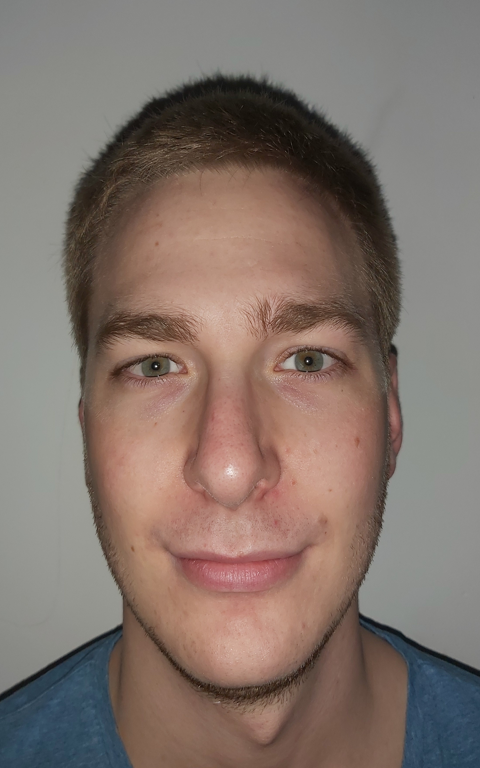
%> input picture Laboratoria/zdj_3.bmp, 480 x 768 px
$ octave Wykrywanie_cech.m   (GNU Octave 9; MATLAB toolbox functions it lacks are replaced by stand-ins)
%> lines starting %> are read from the running program, lines starting %| are printed output that depends on the picture; in (x1, y1, x2, y2) boxes, pixels count from 0 and x2, y2 are one past the last pixel; in counts of white or black regions, pixels touching at a corner belong together; the program's own positions count from 1
%% Wczytanie zdjêcia w rozmiarze 768x480
clc; clear all; close all;
zdj = 'zdj_3.bmp'
i = imread(zdj);
%> i is the input picture: size 768x480x3 uint8; mean R, G, B 130.1, 114.8, 107
info = imfinfo(zdj)
figure(1);
imagesc(i); title('Obraz orginalny');
% Zmierzone wartoœci
L_oczu = 62;        % [mm] odleg³oœæ Ÿrenic
L_nosa = 44;        % [mm] œrodek oczu - œrodek chrz¹stki nosa
L_ust = 46;         % [mm] d³ugoœæ ust bez k¹cików
L_policzki = 130;   % [mm] odleg³oœæ policzków
W_ust = 18;         % [mm] wysokoœæ ust
% Podzia³ na nnn+1 regionow
nnn = 6;
reg_ver = [1, size(i,1)*(1:1:nnn)/(nnn)];
%> reg_ver = [1 128 256 384 512 640 768]
reg_hor = [1, size(i,2)*(1:1:nnn)/(nnn)];
%> reg_hor = [1 80 160 240 320 400 480]

%% Wykrywanie ust
% Wykrycie ust z pomoc¹ ró¿nicy kana³ów R-G
i_m = i(:,:,1)-i(:,:,2);
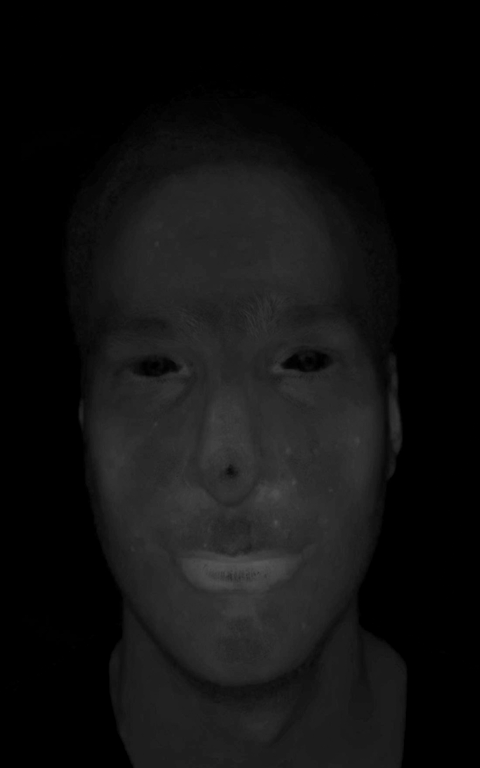
%> i_m: size 768x480 uint8; min 0, max 87, mean 17
% histogram, pobranie liczby pixeli i odpowidajacym im kolorow
[cn, bn] = imhist(i_m);
%> cn = 256 values, max 171130 at index 1, min 0 at index 89, mean 1440; bn = 256 values from 0 to 255
% okreslenie maksimum histogramu
[max, idx] = max(cn(2:end));
%> max = 9580; idx = 38
% poziom jasnoœci o najwiekszej liczbie pixelow
bn(idx);
% Odjêcie do obrazu R-G wartoœci maksymalnego poziomu
i_m2 = imadd(i_m, -bn(idx));
% dostosowanie histogramu
i_m2 = imadjust(i_m2);

% Obraz po odjêciu R-G
figure(10); sgtitle('R-G');
subplot(121)
imhist(i_m)
subplot(122)
imshow(i_m)

% Po odjêciu od R-G wartoœci maksymalnego poziomu i poprawie histogramu
figure(11); sgtitle('R-G - max(hist)');
subplot(121)
imhist(i_m2)
subplot(122)
imshow(i_m2)

% binaryzacja z progiem 244 (najaœniejsze pixele to usta)
i_usta = imbinarize(i_m2, 244/255);
%> i_usta: size 768x480 logical; 1% white; 40 white regions (33 under 20 px), largest, box (x1, y1, x2, y2) and area: (183, 551, 294, 592) 2953, (255, 482, 289, 505) 509, (210, 434, 223, 454) 144
% Obszar poza dolnym regionem = 0
i_usta([reg_ver(1):reg_ver(length(reg_ver)-2)],:) = 0;
%> i_usta: size 768x480 logical; 0.81% white; 13 white regions (11 under 20 px), largest, box (x1, y1, x2, y2) and area: (183, 551, 294, 592) 2953, (274, 520, 279, 527) 25
i_usta = bwmorph(i_usta, 'clean');  % Wyczyszczenie pojedyñczych pixeli
i_usta = bwmorph(i_usta, 'fill');   % Wype³nienie dziur
%> i_usta: size 768x480 logical; 0.81% white; 9 white regions (7 under 20 px), largest, box (x1, y1, x2, y2) and area: (183, 551, 294, 592) 2960, (274, 520, 279, 527) 25
figure(12)
for o=1:4
    % Zamkniêcie z rosn¹cym elementem strukturalnym
    i_usta = imclose(i_usta, strel('disk', o));
    imshowpair(i, i_usta, 'montage');
end
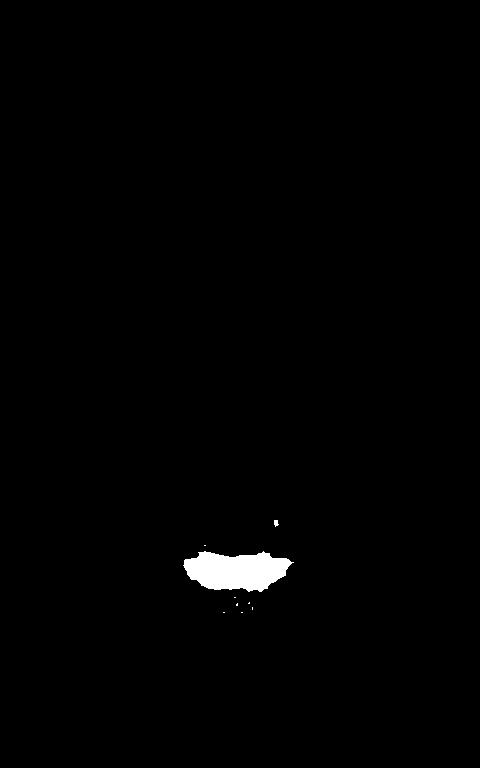
%> i_usta: size 768x480 logical; 0.87% white; 9 white regions (7 under 20 px), largest, box (x1, y1, x2, y2) and area: (183, 551, 294, 592) 3162, (274, 520, 279, 527) 25
% po zamknieciu
imshowpair(i, i_usta, 'montage'); title('Usta po zamknieciu')

i_usta = imopen(i_usta, strel('disk', 2));  % Otwarcie
%> i_usta: size 768x480 logical; 0.85% white; 1 white region
% po zamknieciu
figure(13)
imshowpair(i, i_usta, 'montage'); title('Koñcowy region ust');
% Pobranie w³aœciwoœci regionu
usta_prop = regionprops(i_usta, 'all')
%> usta_prop = 1 region; box (x1, y1, x2, y2), Area, Centroid, MajorAxisLength, MinorAxisLength and Eccentricity: (183, 551, 292, 592) 3144 [237 571.5] 108.4 38.36 0.935

%% Wyszukanie oczu
i_oczyrgb = i;
i_oczygray = rgb2gray(i_oczyrgb);   % Skala szaroœci
i_oczybw = imbinarize(i_oczygray, 33/255);  % Binaryzacja (czarne Ÿrenice)
%> i_oczybw: size 768x480 logical; 96.7% white; 168 black regions (153 under 20 px), largest, box (x1, y1, x2, y2) and area: (117, 79, 380, 232) 10018, (359, 614, 480, 677) 564, (0, 626, 122, 701) 515
i_oczybw = imcomplement(i_oczybw);  % Odwrócenie obrazu binarnego
i_oczybw([reg_ver(1):reg_ver(3)],:,:) = 0;      % Zerowanie regionów
i_oczybw([reg_ver(4):reg_ver(end)],:,:) = 0;    % Zerowanie regionów
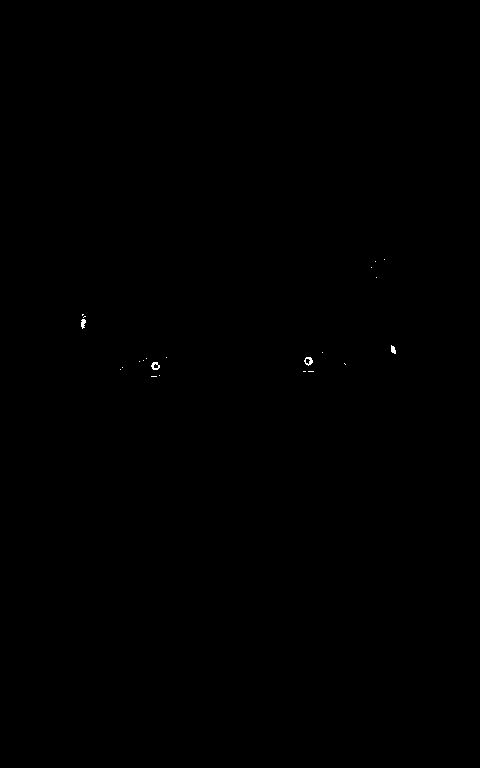
%> i_oczybw: size 768x480 logical; 0.05% white in thin lines or dots, all inside (x1, y1, x2, y2) = (81, 259, 396, 377)
% Obrazy rgb, skala szaroœci i po binaryzacji
figure(20); subplot(131); sgtitle('Szukanie Ÿrenic binaryzacj¹');
imshow(i_oczyrgb)
subplot(132); imshow(i_oczygray);
subplot(133); imshow(i_oczybw);

% Operacje morfologiczne - czyszczenie pojedyñczych pixeli, wype³nianie
% otwtorów (odbicie œwita³a aparatu w Ÿrenicach)
i_oczybw = bwmorph(i_oczybw, 'clean');
%> i_oczybw: size 768x480 logical; 0.05% white in thin lines or dots, all inside (x1, y1, x2, y2) = (81, 314, 396, 377)
i_oczybw = bwmorph(i_oczybw, 'fill', 8);
i_oczybw = imfill(i_oczybw, 'holes');
%> i_oczybw: size 768x480 logical; 0.06% white; 10 white regions (6 under 20 px), largest, box (x1, y1, x2, y2) and area: (304, 357, 313, 366) 58, (151, 362, 160, 370) 55, (81, 319, 86, 329) 35, (391, 345, 396, 354) 32
% Otwarcie w celu pozybycia elemetów nie bed¹cych okrêgami
i_oczybw = imopen(i_oczybw, strel('disk', 3));
%> i_oczybw: size 768x480 logical; 0.03% white; 2 white regions
figure(21)
title('ZnaleŸione regiony Ÿrenic')
imshow(i_oczybw);
% Wyznaczenie w³aœciwoœci regionów
oczy_prop = regionprops(i_oczybw, 'all')
%> oczy_prop = 2 regions; box (x1, y1, x2, y2), Area, Centroid, MajorAxisLength, MinorAxisLength and Eccentricity: (305, 357, 313, 365) 55 [309.2 361.5] 8.6 8.29 0.268, (152, 362, 159, 370) 49 [155.8 366.7] 8.73 7.28 0.552

%% Wyszukanie nosa
i_nosrgb = i;
% Zerowanie regionów poza obszarem zainteresowania
i_nosrgb([reg_ver(1):reg_ver(3)],:,:) = 0;
i_nosrgb([reg_ver(5):reg_ver(end)],:,:) = 0;
i_nosrgb(:,[reg_hor(1):reg_hor(3)],:) = 0;
i_nosrgb(:,[reg_hor(5):reg_hor(end)],:) = 0;
i_nosgray = rgb2gray(i_nosrgb);     % Skala szaroœci
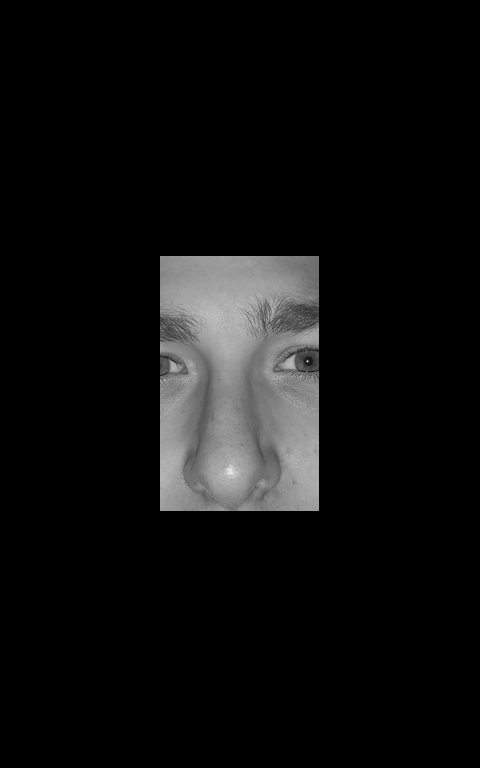
%> i_nosgray: size 768x480 uint8; min 0, max 253, mean 15.1

% Binaryzacja (wyokrzystany refleks na nosie)
i_nosbw = imbinarize(i_nosgray, 194/255);
%> i_nosbw: size 768x480 logical; 0.02% white; 5 white regions (4 under 20 px), largest, box (x1, y1, x2, y2) and area: (225, 464, 238, 478) 82

figure(30); sgtitle('Obszar wyszukiwania nosa');
subplot(131)
imshow(i_nosrgb);
subplot(132)
imshow(i_nosgray);
subplot(133)
imhist(i_nosgray)

% Operacje morfologiczne, czyszczenie i wype³nianie
i_nosbw = bwmorph(i_nosbw, 'clean');
%> i_nosbw: size 768x480 logical; 0.02% white; 1 white region, box (x1, y1, x2, y2) and area: (225, 464, 238, 478) 82
i_nosbw = bwmorph(i_nosbw, 'fill');
%> i_nosbw: size 768x480 logical; 0.02% white; 1 white region, box (x1, y1, x2, y2) and area: (225, 464, 238, 478) 84
% % Zamkniêcie i otwarcie elementem dyskowym
i_nosbw = imclose(i_nosbw, strel('disk', 3));
%> i_nosbw: size 768x480 logical; 0.03% white; 1 white region, box (x1, y1, x2, y2) and area: (225, 464, 238, 478) 97
i_nosbw = imopen(i_nosbw, strel('disk', 2));
%> i_nosbw: size 768x480 logical; 0.02% white; 1 white region
figure(32); title('Refleks œrodka chrz¹stki nosa');
imshow(i_nosbw)
% Wyznaczenie w³aœciwoœci regionu
nos_prop = regionprops(i_nosbw, 'all')
%> nos_prop = 1 region; box (x1, y1, x2, y2), Area, Centroid, MajorAxisLength, MinorAxisLength and Eccentricity: (226, 465, 237, 478) 92 [231.6 472.6] 12.57 9.59 0.647

%% Wyszukanie skrajni policzków
i_polrgb = i;
i_polgray = rgb2gray(i_polrgb);     % Skala szaroœci

figure(40); title('Skala szaroœci');
imshow(i_polgray);

figure(41); sgtitle('Binaryzacja na podstawie histogramu');
subplot(131);
imhist(i_polgray)

subplot(132);
i_polbw = imbinarize(i_polgray, 88/255);
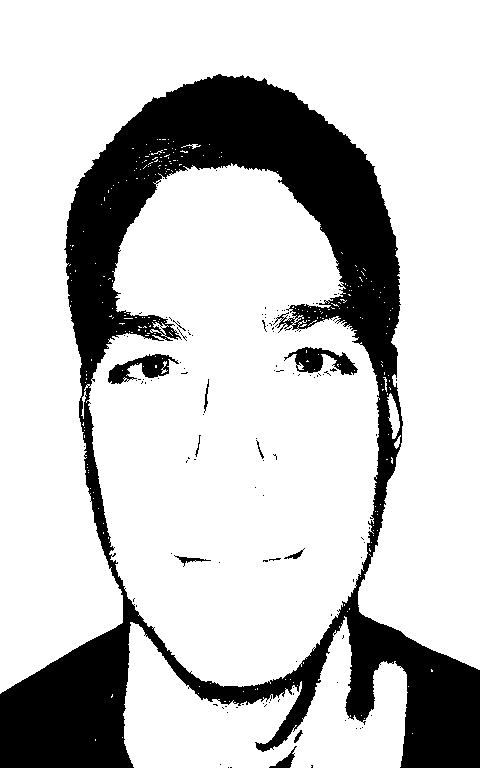
%> i_polbw: size 768x480 logical; 77.8% white; 122 black regions (112 under 20 px), largest, box (x1, y1, x2, y2) and area: (0, 74, 480, 768) 79227, (284, 347, 358, 375) 983, (108, 354, 179, 384) 960
imshow(i_polbw);

% Pe³na jasnoœæ w regionach innych ni¿ skajnych œrodkowych
i_polbw([reg_ver(1):reg_ver(4)],:,:) = 1;
i_polbw([reg_ver(5):reg_ver(end)],:,:) = 1;
%> i_polbw: size 768x480 logical; 99.1% white; 16 black regions (11 under 20 px), largest, box (x1, y1, x2, y2) and area: (373, 384, 403, 511) 1946, (79, 384, 104, 511) 1250, (204, 384, 209, 413) 58, (256, 440, 264, 459) 34, (195, 435, 201, 457) 31
i_polbw(:, [reg_hor(3):reg_hor(end-2)]) = 1;
%> i_polbw: size 768x480 logical; 99.1% white; 4 black regions (2 under 20 px), largest, box (x1, y1, x2, y2) and area: (373, 384, 403, 511) 1946, (79, 384, 104, 511) 1250
i_polbw = imcomplement(i_polbw);        % Odwrócenie obrazu binarnego

subplot(133);
imshow(i_polbw);

% Czyszczenie i wype³nianie luk
i_polbw = bwmorph(i_polbw, 'clean');
i_polbw = bwmorph(i_polbw, 'fill');
%> i_polbw: size 768x480 logical; 0.87% white; 3 white regions (1 under 20 px), largest, box (x1, y1, x2, y2) and area: (373, 384, 403, 511) 1951, (79, 384, 104, 511) 1263
% Otwarcie elementem liniowym pionowym ( liniowoœæ rys skarjni policzków) a
% nastêpnie dyskowym w celu wype³nienia i znowu elementem linowym
i_polbw = imopen(i_polbw, strel('line', 15, 90));
%> i_polbw: size 768x480 logical; 0.72% white; 4 white regions, box (x1, y1, x2, y2) and area: (375, 384, 396, 511) 1458, (84, 399, 102, 511) 988, (395, 384, 402, 443) 150, (79, 396, 82, 422) 60
i_polbw = imopen(i_polbw, strel('disk', 2));
%> i_polbw: size 768x480 logical; 0.64% white; 3 white regions (1 under 20 px), largest, box (x1, y1, x2, y2) and area: (375, 390, 396, 511) 1388, (84, 404, 102, 511) 968
i_polbw = imopen(i_polbw, strel('line', 20, 90));
%> i_polbw: size 768x480 logical; 0.61% white; 2 white regions

% Obszary policzków
figure(42)
imshowpair(i, i_polbw, 'montage'); title('Regniony skrajni policzków')
%> after `imshowpair(i, i_polbw, 'montage')`:
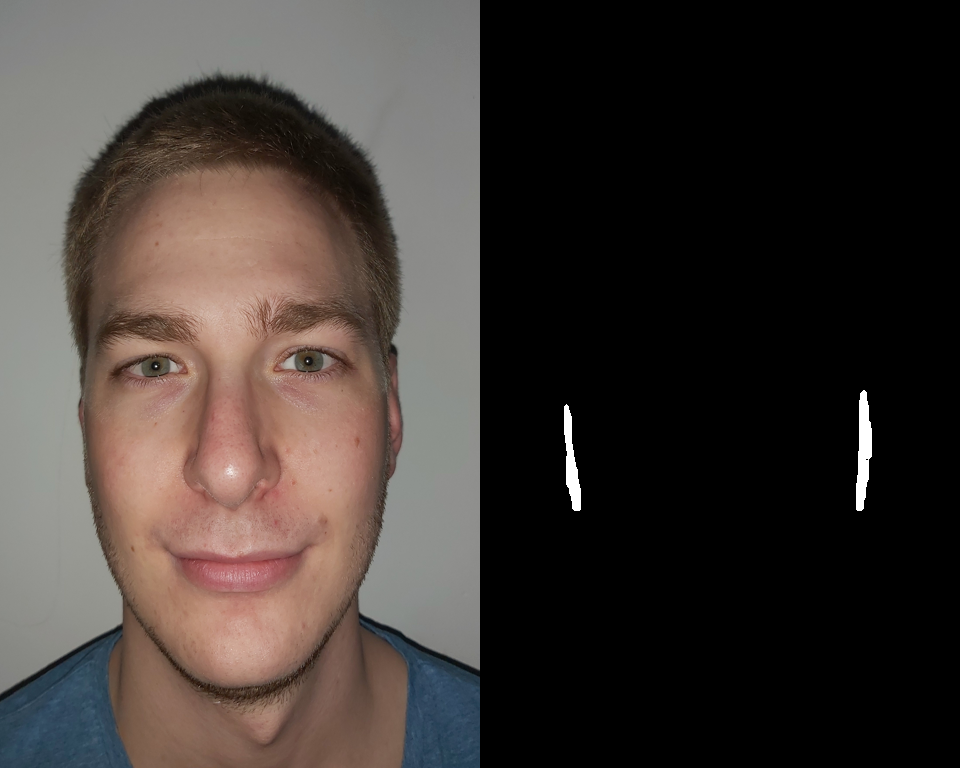
%> displayed picture: size 768x960x3, on the screen's scale of 0 to 255; mean R, G, B 65.1, 57.4, 53.5
% Wyznaczenie w³aœciwoœci
pol_prop = regionprops(i_polbw, 'all')
%> pol_prop = 2 regions; box (x1, y1, x2, y2), Area, Centroid, MajorAxisLength, MinorAxisLength and Eccentricity: (376, 390, 392, 511) 1278 [384.1 451.5] 127.2 13.87 0.994, (84, 404, 101, 511) 954 [92 463.8] 117 11.64 0.995

%% Finalne z³o¿enie wyznaczonych cech
i_f = i;

%%% Dodanie oznaczeñ oczu i obliczenie odleg³oœci %%%
oko1_bbox = oczy_prop(1).BoundingBox;   % Prostok¹t ograniczaj¹cy
%> oko1_bbox = [152.5 362.5 7 8]
% Dodanie regionu z opisem
i_f= insertObjectAnnotation(i_f, 'rectangle', oko1_bbox, 'Oko prawe');
oko2_bbox = oczy_prop(2).BoundingBox;   % Prostok¹t ograniczaj¹cy
%> oko2_bbox = [305.5 357.5 8 8]
i_f= insertObjectAnnotation(i_f, 'rectangle', oko2_bbox, 'Oko lewe');

% Wspó³rzêdne œrodków Ÿrenic x, y, indeksy: l -lewe - r - prawe
oko_r = oczy_prop(1).Centroid;  % Parametr œrodka cie¿koœci
%> oko_r = [155.8 366.7]
oko_l = oczy_prop(2).Centroid;
%> oko_l = [309.2 361.5]

% Wyznaczenie wspó³rzêdnych punktu pomiêdzy oczyma
ys = (oko_r(2)+oko_l(2))/2;
%> ys = 364.1
xs = (oko_r(1)+oko_l(1))/2;
%> xs = 232.5

% Wymiar skaluj¹cy pozosta³e wymiary z px. -> mm.
skala = L_oczu/(oko_l(1)-oko_r(1));
%> skala = 0.404

% Obliczenie odleg³oœci oczy, konstrukcja adnotacji i dodanie do obrazu
L_oczu_ = sqrt((oko_l(1)-oko_r(1))^2+(oko_l(2)-oko_r(2))^2);
%> L_oczu_ = 153.5
temp_str = "Oczy" + newline + "L=" + num2str(L_oczu_) + ...
    "px." + newline + "L_rzecz=" + num2str(L_oczu) + "mm" + ...
    newline + "Skala=" + skala + "mm/px.";
i_f = insertText(i_f, [90, 105], temp_str, 'AnchorPoint', "Center");
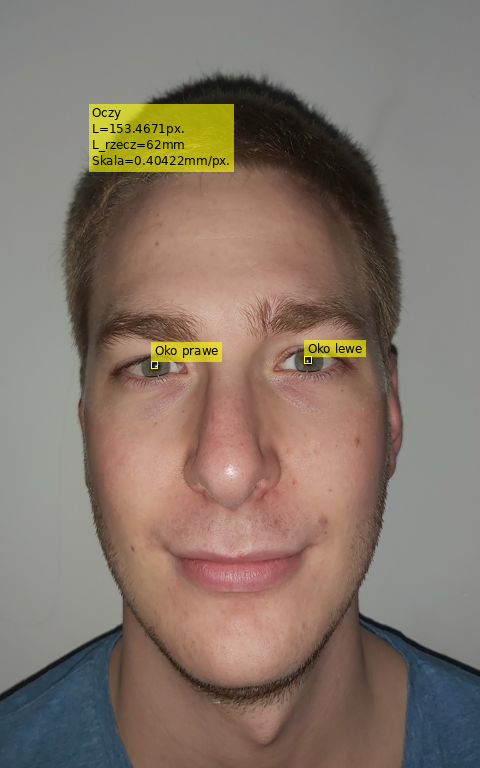
%> i_f: size 768x480x3 uint8; mean R, G, B 132.9, 117.9, 105.7


%%% Dodanie oznaczenia ust i obliczenie wymiarów %%%
usta_bbox = usta_prop.BoundingBox;  % Prostok¹t ograniczaj¹cy
%> usta_bbox = [183.5 551.5 109 41]
% Wspó³rzêdne prawego i lewego koñca oraz œrodek wysokoœci
uxr = usta_bbox(1); uxl = usta_bbox(1) + usta_bbox(3);
%> after `uxr = usta_bbox(1)`: uxr = 183.5
%> after `uxl = usta_bbox(1) + usta_bbox(3)`: uxl = 292.5
uy = usta_bbox(2)+usta_bbox(4)/2;
%> uy = 572

% Dodanie regionu, konstrukcja adnotacji i dodanie do zdjêcia
i_f= insertObjectAnnotation(i_f, 'rectangle', usta_bbox, 'Usta');
temp_str = "L=" + num2str(usta_bbox(3)) + "px." + newline + ...
    "L_skala=" + num2str(usta_bbox(3)*skala) + "mm" + newline + ...
    "L_rzecz=" + num2str(L_ust) + "mm" + newline + "W=" + ...
    num2str(usta_bbox(4)) + newline + "W_skala=" + ...
    num2str(usta_bbox(4)*skala)+ "mm" + newline + "W_rzecz=" + ...
    num2str(W_ust) + "mm";

i_f = insertText(i_f, [90, 150], temp_str);


%%% Dodanie oznaczenia policzków i obliczenie odleg³oœci %%%
pol1_bbox = pol_prop(1).BoundingBox;    % Prostok¹t ograniczaj¹cy
%> pol1_bbox = [84.5 404.5 17 107]
i_f= insertObjectAnnotation(i_f, 'rectangle', pol1_bbox, 'Policzek');
pol2_bbox = pol_prop(2).BoundingBox;    % Prostok¹t ograniczaj¹cy
%> pol2_bbox = [376.5 390.5 16 121]
i_f= insertObjectAnnotation(i_f, 'rectangle', pol2_bbox, 'Policzek');

% Odleg³oœæ skrajni policzków, wspó³rzêdne
pl = pol1_bbox(1);
%> pl = 84.5
pr = pol2_bbox(1)+pol2_bbox(3);
%> pr = 392.5
yp_sr = (pol_prop(1).Centroid(2) + pol_prop(2).Centroid(2) )/2;
%> yp_sr = 457.7
L_pol = pr-pl;
%> L_pol = 308

temp_str = "L=" + num2str(L_pol) + "px." + newline + ...
    "L_skala=" + num2str(L_pol*skala) + "mm" + newline + ...
    "L_rzecz=" + num2str(L_policzki) + "mm";

i_f = insertText(i_f, [330, 80], temp_str);


%%% Dodanie regionu srodeka nosa i obliczenie odleg³oœci %%%
nos_bbox = nos_prop.BoundingBox; % Prostok¹t ograniczaj¹cy
%> nos_bbox = [226.5 465.5 11 13]
% Wspó³rzêdne œrodka
nx = nos_prop.Centroid(1);
%> nx = 231.6
ny = nos_prop.Centroid(2);
%> ny = 472.6
i_f= insertObjectAnnotation(i_f, 'rectangle', nos_bbox, 'Nos');
% dlugosc nosa œrodek chrz¹stki do œrodka lini ³¹cz¹cej oczy
L_nosa_ = sqrt( (nx - xs)^2 + (ny - ys)^2);
%> L_nosa_ = 108.6

temp_str = "Nos" + newline + "L=" + num2str(L_nosa_) + ...
    "px." + newline + "L_skala=" + num2str(L_nosa_*skala) + ...
    "mm" + newline + "L_rzecz=" + num2str(L_nosa) + "mm";

i_f = insertText(i_f, [180, 75], temp_str);

% Obraz z naniesionymi wszystkimi oznaczeniami i odleg³oœciami
figure(99);
imshow(i_f);
hold on;
line([oko_r(1), oko_l(1)], [oko_r(2), oko_l(2)], 'Color', 'red', 'Marker','.');
line([pl, pr], [yp_sr, yp_sr], 'Color', 'red', 'Marker','.');
line([nx, xs], [ny, ys], 'Color', 'red', 'Marker','.');
line([uxr, uxl], [uy, uy], 'Color', 'red', 'Marker','.');
line([(uxr+uxl)/2, (uxr+uxl)/2], [usta_bbox(2), ...
    usta_bbox(2)+usta_bbox(4)], 'Color', 'red', 'Marker','.');

% Binarny obraz wszystkich regionów
i_f2 = imadd(i_nosbw, i_usta);
i_f2 = im2bw(i_f2, 0.99);
i_f2 = imadd(i_f2, i_polbw);
i_f2 = im2bw(i_f2, 0.99);
i_f2 = imadd(i_f2, i_oczybw);

figure(100);
imshow(i_f2); title('Wszystkie wyznaczone regiony');
